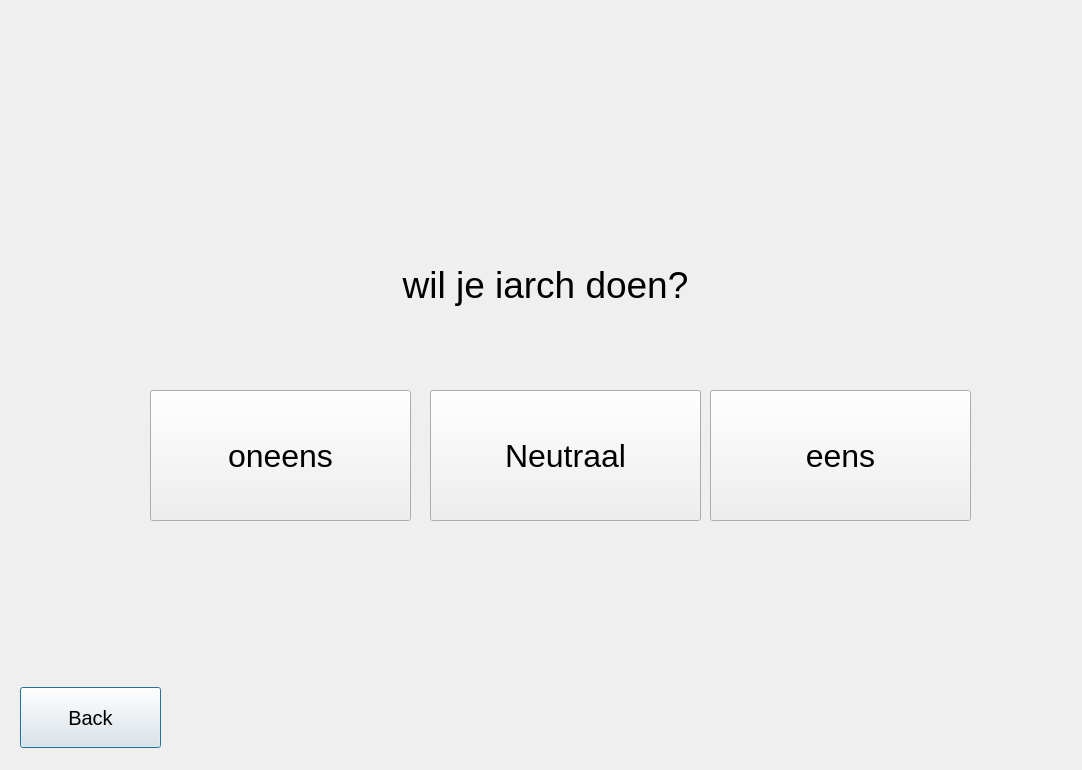
<?xml version="1.0" encoding="UTF-8"?>
<ui version="4.0">
 <class>Dialog</class>
 <widget class="QDialog" name="Dialog">
  <property name="geometry">
   <rect>
    <x>0</x>
    <y>0</y>
    <width>1082</width>
    <height>770</height>
   </rect>
  </property>
  <property name="windowTitle">
   <string>Sorteer hoed</string>
  </property>
  <property name="windowIcon">
   <iconset theme="heod"/>
  </property>
  <property name="windowOpacity">
   <double>1.000000000000000</double>
  </property>
  <property name="autoFillBackground">
   <bool>true</bool>
  </property>
  <property name="sizeGripEnabled">
   <bool>false</bool>
  </property>
  <widget class="QPushButton" name="back">
   <property name="geometry">
    <rect>
     <x>20</x>
     <y>687</y>
     <width>141</width>
     <height>61</height>
    </rect>
   </property>
   <property name="font">
    <font>
     <pointsize>15</pointsize>
    </font>
   </property>
   <property name="text">
    <string>Back</string>
   </property>
  </widget>
  <widget class="QLabel" name="vraagbox">
   <property name="geometry">
    <rect>
     <x>90</x>
     <y>170</y>
     <width>911</width>
     <height>231</height>
    </rect>
   </property>
   <property name="text">
    <string>&lt;html&gt;&lt;head/&gt;&lt;body&gt;&lt;p&gt;&lt;span style=&quot; font-size:28pt;&quot;&gt;wil je iarch doen?&lt;/span&gt;&lt;/p&gt;&lt;/body&gt;&lt;/html&gt;</string>
   </property>
   <property name="textFormat">
    <enum>Qt::RichText</enum>
   </property>
   <property name="scaledContents">
    <bool>true</bool>
   </property>
   <property name="alignment">
    <set>Qt::AlignCenter</set>
   </property>
   <property name="wordWrap">
    <bool>true</bool>
   </property>
  </widget>
  <widget class="QPushButton" name="oneens">
   <property name="geometry">
    <rect>
     <x>150</x>
     <y>390</y>
     <width>261</width>
     <height>131</height>
    </rect>
   </property>
   <property name="font">
    <font>
     <pointsize>24</pointsize>
    </font>
   </property>
   <property name="text">
    <string>oneens</string>
   </property>
   <property name="autoDefault">
    <bool>true</bool>
   </property>
   <property name="default">
    <bool>false</bool>
   </property>
  </widget>
  <widget class="QPushButton" name="eens">
   <property name="geometry">
    <rect>
     <x>710</x>
     <y>390</y>
     <width>261</width>
     <height>131</height>
    </rect>
   </property>
   <property name="font">
    <font>
     <pointsize>24</pointsize>
    </font>
   </property>
   <property name="text">
    <string>eens</string>
   </property>
  </widget>
  <widget class="QPushButton" name="neutraal">
   <property name="geometry">
    <rect>
     <x>430</x>
     <y>390</y>
     <width>271</width>
     <height>131</height>
    </rect>
   </property>
   <property name="font">
    <font>
     <family>MS Shell Dlg 2</family>
     <pointsize>24</pointsize>
    </font>
   </property>
   <property name="text">
    <string>Neutraal</string>
   </property>
  </widget>
 </widget>
 <resources/>
 <connections/>
</ui>
